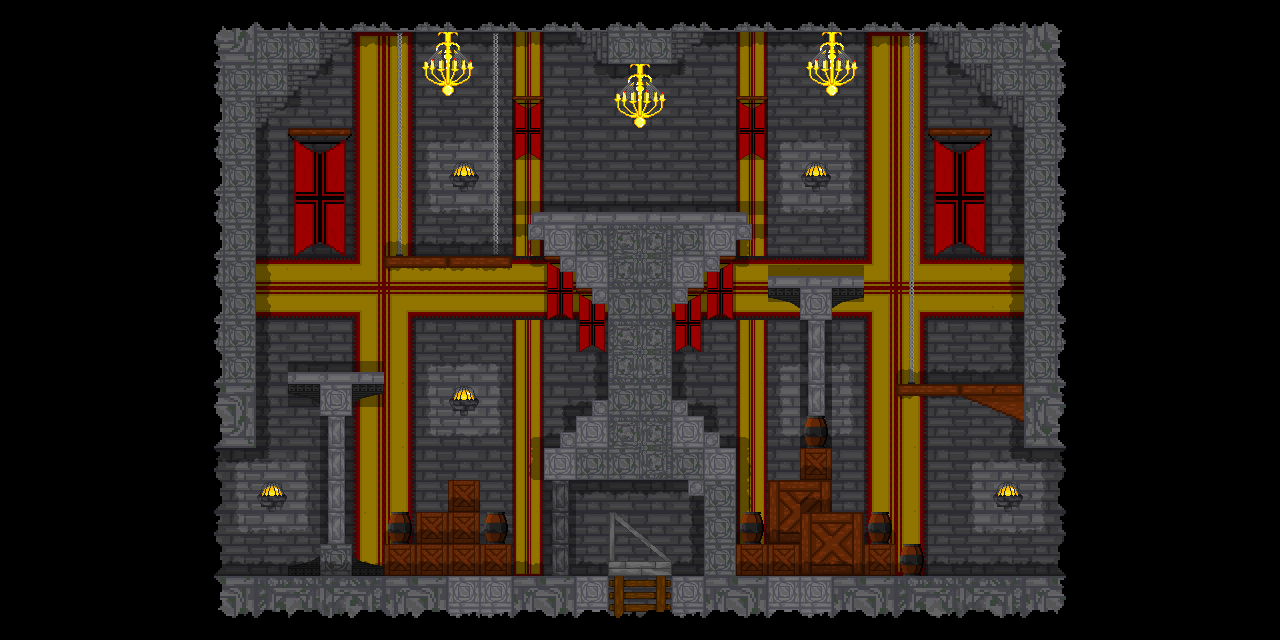

This is a level from a 2D game, rendered from its Tiled map with the project's own tilesets. A one-line summary and the map file follow, with tile-layer data summarised:
An orthogonal 40x20 tile map with 32x32 px tiles, 10 tile layers (Castle BG, Castle BG Daarkener, Casttle BG 2.0, Royal  Darkener, ...), 1 hidden layer not drawn, 4 tilesets and 11 objects (spawn2, spawn4, spawn, spawn5).

<map version="1.2" tiledversion="1.3.5" orientation="orthogonal" renderorder="left-up" width="40" height="20" tilewidth="32" tileheight="32" infinite="0" nextlayerid="14" nextobjectid="13">
 <tileset firstgid="1" name="1stSet" tilewidth="32" tileheight="32" tilecount="182" columns="13">
  <image source="Main Castle Normal.png" width="416" height="448" />
 </tileset>
 <tileset firstgid="183" name="2ndSet" tilewidth="32" tileheight="32" tilecount="728" columns="26">
  <image source="Main Castle x2.png" width="832" height="896" />
 </tileset>
 <tileset firstgid="911" name="3rdSet" tilewidth="32" tileheight="32" tilecount="48" columns="6">
  <image source="64x64 normal.png" width="192" height="256" />
 </tileset>
 <tileset firstgid="959" name="4thSet" tilewidth="32" tileheight="32" tilecount="192" columns="12">
  <image source="64x64 x2.png" width="384" height="512" />
 </tileset>
 <layer id="4" name="Castle BG" width="40" height="20">
  <data>[800 cells, 560 non-empty, 4 distinct tile ids]</data>
 </layer>
 <layer id="5" name="Castle BG Daarkener" width="40" height="20" opacity="0.26">
  <data>[800 cells, 555 non-empty, 9 distinct tile ids]</data>
 </layer>
 <layer id="9" name="Casttle BG 2.0" width="40" height="20">
  <data>[800 cells, 142 non-empty, 28 distinct tile ids]</data>
 </layer>
 <layer id="10" name="Royal  Darkener" width="40" height="20" opacity="0.43">
  <data>[800 cells, 142 non-empty, 1 distinct tile ids]</data>
 </layer>
 <layer id="7" name="2nd Depth" width="40" height="20" opacity="0.36">
  <data>[800 cells, 186 non-empty, 15 distinct tile ids]</data>
 </layer>
 <layer id="3" name="Base 2.0" width="40" height="20">
  <data>[800 cells, 15 non-empty, 5 distinct tile ids]</data>
 </layer>
 <layer id="2" name="Base" width="40" height="20">
  <data>[800 cells, 323 non-empty, 70 distinct tile ids]</data>
 </layer>
 <layer id="6" name="1st Depth" width="40" height="20" opacity="0.34">
  <data>[800 cells, 32 non-empty, 2 distinct tile ids]</data>
 </layer>
 <layer id="11" name="Lightener" width="40" height="20" opacity="0.03">
  <data>[800 cells, 180 non-empty, 1 distinct tile ids]</data>
 </layer>
 <layer id="8" name="Dark Spots" width="40" height="20">
  <data>[800 cells, 336 non-empty, 25 distinct tile ids]</data>
 </layer>
 <layer id="1" name="Tile Layer 1" width="40" height="20" visible="0" opacity="0.15">
  <data>[800 cells, 24 non-empty, 1 distinct tile ids]</data>
 </layer>
 <objectgroup id="13" name="Object Layer 1">
  <object id="1" x="256" y="448">
   <properties>
    <property name="bodyType" value="static" />
    <property name="friction" type="float" value="10" />
    <property name="objType" value="ground" />
   </properties>
   <polygon points="0,0 -64,0 -64,-448 832,-448 832,0 768,0 768.125,-25.75 703.875,-51.75 640,-52.3636 640,-64 768,-64 768,-320 671.818,-416.727 448,-416 416,-384 352,-384 320,-416 96,-416 0,-320" />
  </object>
  <object id="2" x="192.364" y="576">
   <properties>
    <property name="bodyType" value="static" />
    <property name="friction" type="float" value="10" />
    <property name="objType" value="ground" />
   </properties>
   <polygon points="0,0 0,64 416,64 896,64 896,0 736,0 736,-32 704,-32 704,-64 640,-64 640,-160 608,-160 608,-96 576,-96 576,-64 544,-64 544,-128 528.182,-127.818 528,-143.455 512.182,-143.636 512,-160 496.182,-159.818 496,-175.818 480.364,-175.818 480,-256 480,-272.545 495.636,-272.545 495.818,-287.273 512,-288 512.182,-304.727 527.273,-304.545 528,-320 544,-319.636 544.364,-336.364 560.182,-336.182 560.364,-352 556.182,-352 556.182,-364 342.545,-364 340.091,-352.455 336,-352.364 336,-336 352.182,-335.818 352,-320 367.909,-319.818 367.909,-304.273 384,-304.182 384,-288 399.909,-288.182 399.909,-271.909 415.909,-271.818 416,-192 415.909,-175.909 400.091,-175.909 399.727,-160.091 384.182,-160.091 384,-143.545 367.727,-143.818 367.727,-127.818 351.909,-127.909 352.091,-96.0909 480,-96 496.125,-96.25 496,-79.875 512.25,-79.75 512,0 480,0 480,32 480.182,52 414.909,52.3636 416,32 416,0 320,0 320,-64 288,-64 288,-96 256,-96 256,-64 192,-64 192,0" />
  </object>
  <object id="4" x="352" y="416">
   <properties>
    <property name="bodyType" value="static" />
    <property name="friction" type="float" value="10" />
    <property name="objType" value="ground" />
   </properties>
   <polygon points="0,0 0.363636,-12 31.8182,-22.5455 32,-32 32.1818,-44 -64.1818,-44.3636 -64,-32 -63.8182,-23.0909 -32.1818,-12.3636 -32,0" />
  </object>
  <object id="5" x="832.364" y="320.545">
   <properties>
    <property name="bodyType" value="static" />
    <property name="friction" type="float" value="10" />
    <property name="objType" value="ground" />
   </properties>
   <polygon points="0,0 0.363636,-12 31.8182,-22.5455 32,-32 32.1818,-44 -64.1818,-44.3636 -64,-32 -63.8182,-23.0909 -32.1818,-12.3636 -32,0" />
  </object>
  <object id="6" x="384.375" y="256.5" width="127.5" height="11.25">
   <properties>
    <property name="bodyType" value="static" />
    <property name="friction" type="float" value="10" />
    <property name="objType" value="ground" />
   </properties>
  </object>
  <object id="7" x="1056.66" y="416.5" width="78.667" height="189.333">
   <properties>
    <property name="bodyType" value="static" />
    <property name="isSensor" value="true" />
    <property name="myName" value="rightExit" />
   </properties>
  </object>
  <object id="8" x="146.668" y="414.667" width="78.667" height="189.333">
   <properties>
    <property name="bodyType" value="static" />
    <property name="isSensor" value="true" />
    <property name="myName" value="leftExit" />
   </properties>
  </object>
  <object id="9" name="spawn2" x="953.835" y="347">
   <point />
  </object>
  <object id="10" name="spawn4" x="462.335" y="457.666">
   <point />
  </object>
  <object id="11" name="spawn" x="331.834" y="349.5">
   <point />
  </object>
  <object id="12" name="spawn5" x="641.501" y="169.167">
   <point />
  </object>
 </objectgroup>
</map>
